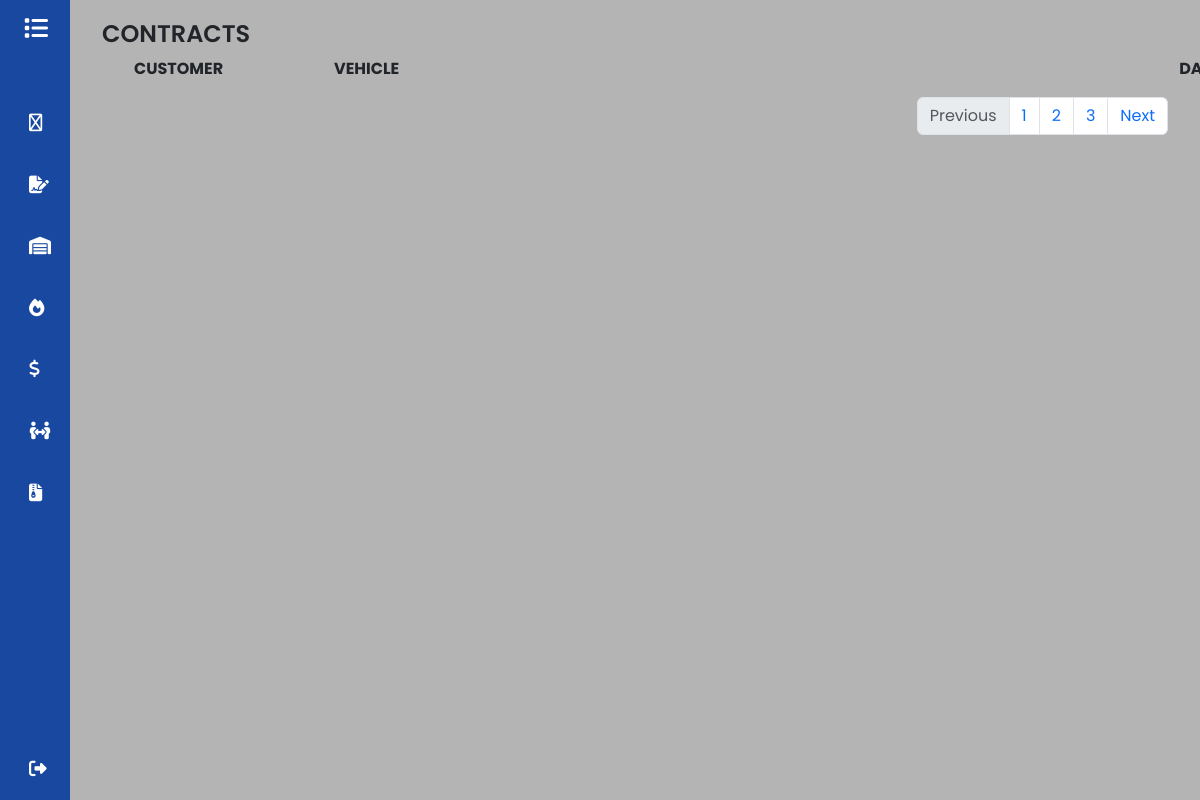
The app's page /contract (signed in), older data.
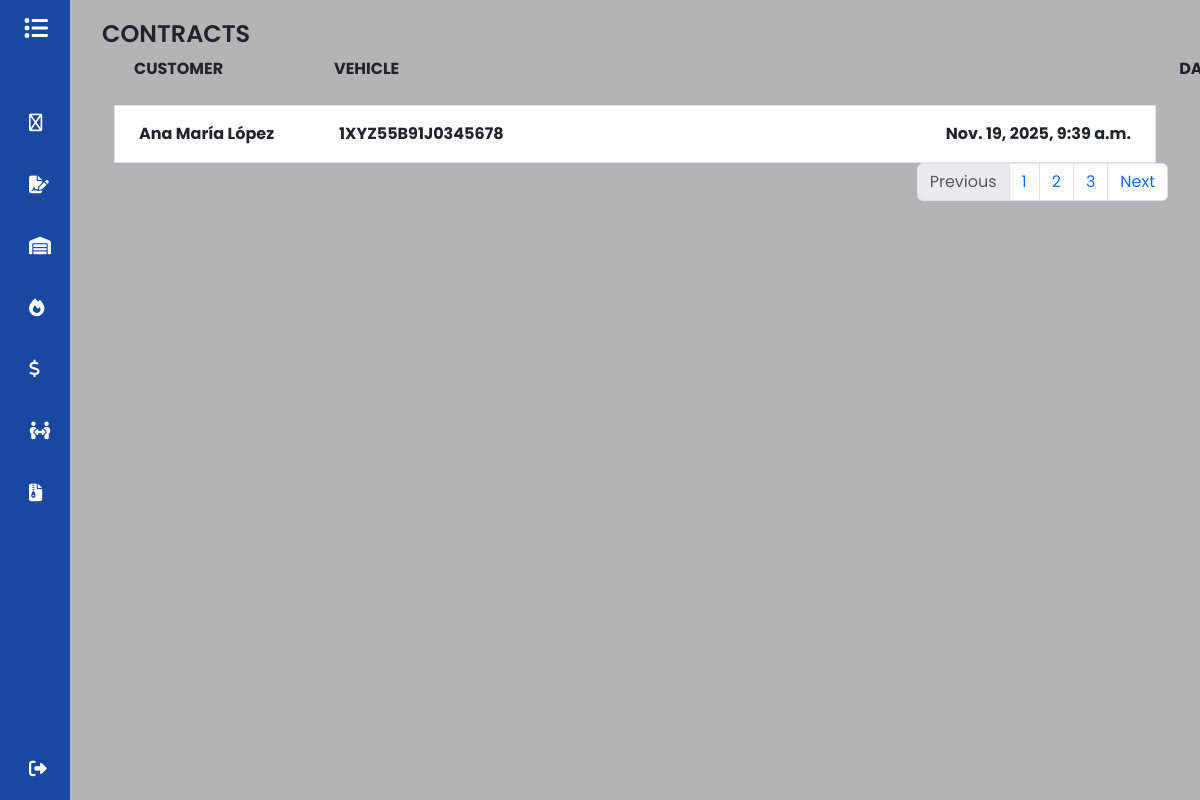
The same page, newer data.
### GDMFX/models.py (models this page shows, shortened)
class Contract(models.Model):
    customer_name = models.CharField(max_length=150)
    id_document = models.CharField(max_length=13, unique=True)
    email = models.EmailField(max_length=50)
    phone = models.CharField(max_length=12)
    address = models.CharField(max_length=150)
    register_date = models.DateTimeField(auto_now_add=True)
    vehicle_sold = models.ForeignKey(Vehicles, on_delete=models.PROTECT)
    price_sold = models.DecimalField(max_digits=12, decimal_places=2)
    sign_date = models.DateField(null=True)
    received = models.DateField(null=True)
    file_pdf = models.FileField(upload_to='contracts/', null=True)
    CUSTOMER_TYPE_CHOICES = [
        ('Customer', 'Customer'),
        ('Business', 'Business'),
    ]
    customer_type = models.CharField(max_length=10, choices=CUSTOMER_TYPE_CHOICES)
    user = models.ForeignKey(User, on_delete=models.CASCADE)

class Vehicles(models.Model):
    vin = models.CharField(max_length=17, unique=True)
    brand = models.CharField(max_length=50)
    model = models.CharField(max_length=50)
    CONDITION_CHOICES = [
        ('Used', 'Used'),
        ('New', 'New'),
    ]
    condition = models.CharField(max_length=10, choices=CONDITION_CHOICES)
    km = models.IntegerField(default=0)
    color = models.CharField(max_length=50)
    price_adquisition = models.DecimalField(max_digits=12, decimal_places=2, null=True, blank=True)
    selling_price = models.DecimalField(max_digits=12, decimal_places=2, null=True, blank=True)
    integration_date = models.DateField(null=True, blank=True)
    STATUS_CHOICES = [
        ('Available', 'Available'),
        ('Sold', 'Sold'),
    ]
    status = models.CharField(max_length=10, choices=STATUS_CHOICES)
    user = models.ForeignKey(User, on_delete=models.CASCADE)
    def __str__(self) -> str:
        return self.vin

### GDMFX/views.py (the view)
# urls.py: path('contract', views.contract, name='contract'),
def contract(request):
    contract = Contract.objects.filter(user=request.user)
    return render(request, 'contract.html',{'contracts': contract} )

### GDMFX/templates/contract.html
{%extends 'base.html'%}
{%block content%}
<h1>CONTRACTS</h1>
<div class="row">
    <div class="col">
        <ul>
            <li class=" d-flex align-items-center">
                <strong style="min-width: 200px;">CUSTOMER</strong>
                <strong class="ms-5" style="margin-left: 0 !important;">VEHICLE</strong>
                <strong style="margin-left:780px ;">DATE</strong>
            </li>
        </ul>
    </div>
</div>
{% for contract in contracts%}
<div class="container mt-2">
    <div class="row">
        <div class="col">
            <ul class="list-group">
                <a href="{%url 'show_contract' contract.id%}">
                    <li class="list-group-item d-flex align-items-center">
                        <strong class=" p-2" style="min-width: 200px;">{{contract.customer_name}}</strong>
                        <strong class="ms-5 p-2" style="margin-left: 0 !important;">{{contract.vehicle_sold}}</strong>
                        <strong class="ms-auto p-2 b-0">{{contract.register_date}}</strong>
                    </li>
                </a>
            </ul>
        </div>
    </div>
</div>
{%endfor%}
<nav aria-label="Page navigation example">
    <ul class="pagination justify-content-end">
        <li class="page-item disabled">
            <a class="page-link">Previous</a>
        </li>
        <li class="page-item"><a class="page-link" href="#">1</a></li>
        <li class="page-item"><a class="page-link" href="#">2</a></li>
        <li class="page-item"><a class="page-link" href="#">3</a></li>
        <li class="page-item">
            <a class="page-link" href="#">Next</a>
        </li>
    </ul>
</nav>
{% endblock%}

Row changes from the older to the newer data that the page shows:
added Contract: customer_name "Ana María López", vehicle_sold "1XYZ55B91J0345678", register_date "Nov. 19, 2025, 9:39 a.m."
